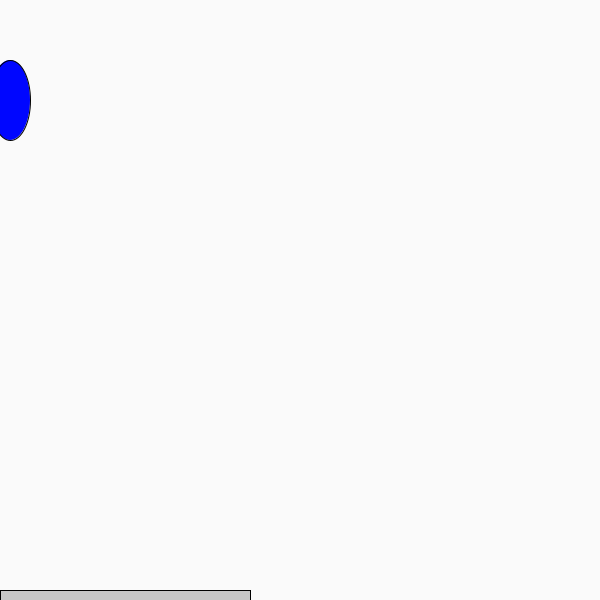
Frame 1 (no input)
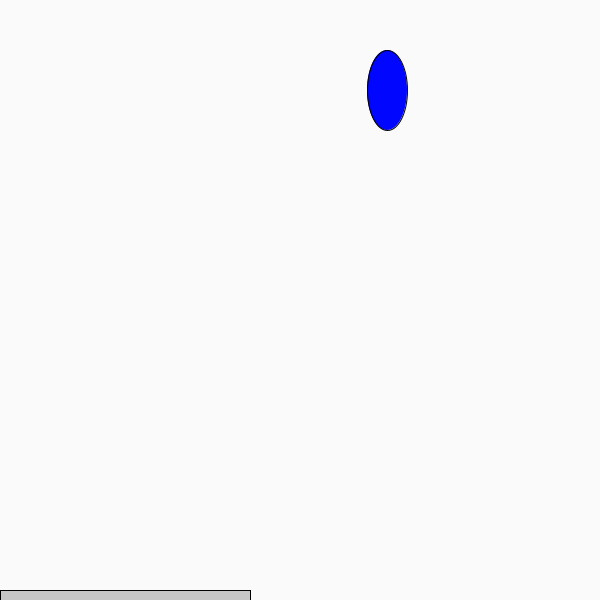
Frame 60 (the mouse pressed at the canvas centre just before this capture)
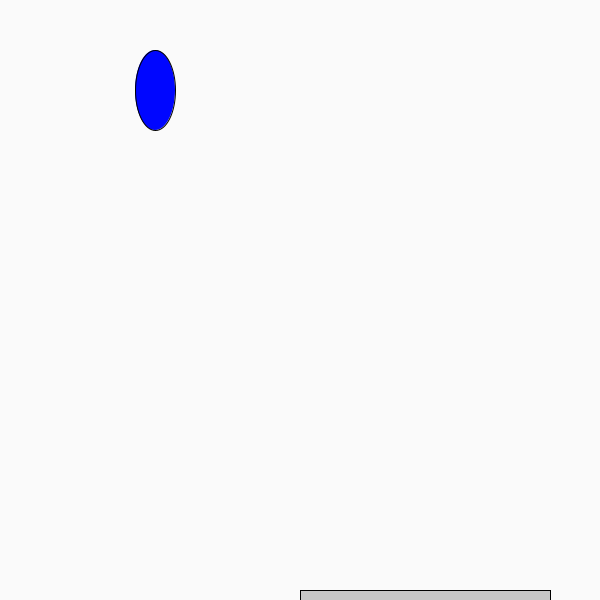
Frame 120 (the mouse held since frame 60 and released just before this capture)

The Processing sketch that drew these frames (run headless with seeded random() and noise(); from frame 60 on, the mouse is pressed at the canvas centre):

// Processing sketch: rain
// ── rain.pde
int down = 100;
int x = 10;
int score = 0;
void setup() {
  size(600,600);

}
void draw() {

background(250,250,250);      
fill(0, 6, 255);
    stroke(0, 0, 0);
    ellipse(x, down, 40,80);
         fill(#C6C6C6);
rect(mouseX, 590, 250, 250);
  if(mousePressed){
    System.out.println(mouseY);
  }
 down = down+10;
if(down>=height){
    x = (int) random (width);
down=0;
    fill(0, 0, 0);
    textSize(16);
    text("Score: " + score, 20, 20);
    
}


  }
void checkCatch(int x){
         if (x > mouseX && x < mouseX+100)
            score++;
         else if (score > 0) 
            score--;
        println("Your score is now: " + score);
    }
